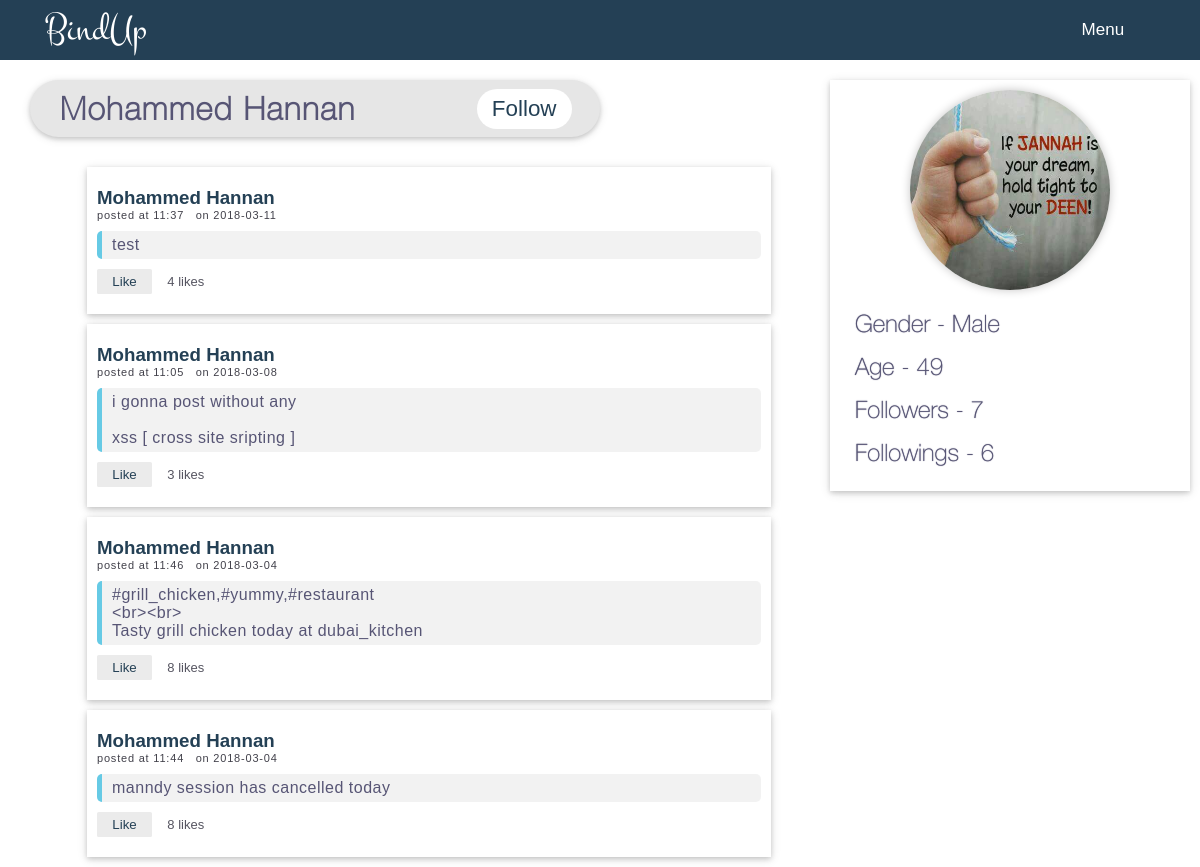
The page /profile.php?id=15 on the database its author committed.
### tables this page shows
CREATE TABLE `users` (
  `id` int(11) UNSIGNED NOT NULL,
  `fname` varchar(15) NOT NULL,
  `lname` varchar(15) NOT NULL,
  `dob` date NOT NULL,
  `gender` varchar(6) NOT NULL,
  `ph_num` int(11) NOT NULL,
  `email` varchar(40) NOT NULL,
  `password` varchar(64) NOT NULL,
  `img` varchar(255) DEFAULT NULL,
  `created_at` datetime NOT NULL
);

CREATE TABLE `posts` (
  `id` int(11) UNSIGNED NOT NULL,
  `post_body` varchar(5000) NOT NULL,
  `posted_at` datetime NOT NULL,
  `user_id` int(11) NOT NULL,
  `likes` int(10) UNSIGNED NOT NULL DEFAULT '0'
);

### classes/DB.php (called while the page is built)
<?php
class DB {
   private static function connect(){
      $con = new PDO('mysql:host=127.0.0.1;dbname=bindup;charset=utf8' , 'root' , 'dvssa');
      return $con;
   }
   public static function query($query,$params=array()){
      $stmt = self::connect()->prepare($query);
      $stmt->execute($params);
      if(explode(' ',$query)[0]=='SELECT'){
         $data = $stmt->fetchAll();
         return $data;
      }
      return $stmt->rowCount();
   }
}
?>

### profile.php (the view, shortened to what this page needs)
<?php
require 'classes/DB.php';
require 'classes/Login.php';
if(isset($_GET['id'])){
	if(@$user = DB::query("SELECT * FROM users WHERE id=:id",array(':id'=>$_GET['id']))[0]){
		if(Login::isLoggedIn()['id'] == $user['id']){
			loggedin_user_profile();
		} else{
			$logged_user = Login::isLoggedIn();
			if(!DB::query("SELECT * FROM followers
				WHERE user_id=:user_id AND follower_id=:follower_id",
				array(':user_id'=>$user['id'],':follower_id'=>$logged_user['id']))){
				$follow = "Follow";
			}
			else {
				$follow = "Unfollow";
			}
		}
	}else{
		error_msg();
	}
}
$logged_user = Login::isLoggedIn();
$followers = DB::query('SELECT * FROM followers WHERE user_id=:user_id',array(':user_id'=>$user['id']));
$followings = DB::query('SELECT * FROM followers WHERE follower_id=:user_id',array(':user_id'=>$user['id']));
?>
<!DOCTYPE html>
<html lang="en">
<head>
	<link rel="stylesheet" href="css/profile.css">
	<link rel="stylesheet" href="css/helvatica.css">
	<link rel="stylesheet" href="fonts/montez.css">
	<link rel="stylesheet" href="css/font-awesome.css">
</head>
<body>
<div class="wrap">
	<div class="header">
		<header><a href="/">BindUp</a></header>
		<ul class="nav">
			<li class="menu" > Menu
			</li>
		</ul>
	</div>
	<div class="profile">
		<div class="about clearfix">
			<div class="pro-img">
				<img src="./images/<?php echo $user['img'] ?>" alt="Profile Picture">
			</div>
			<div class="pro-details">
				<div class="info">Gender - <?php echo $user['gender'] ?></div>
				<div class="info">Age - <?php echo date('Y-m-d')-$user['dob']; ?></div>
				<div class="info">Followers - <?php echo count($followers); ?></div>
				<div class="info">Followings - <?php echo count($followings); ?></div>
			</div>
		</div>
		<div class="abt-usr">
			<div class="ufn clearfix">
				<div class="ufn-bar">
				<?php
				echo $user['fname']." ".$user['lname'];
				if($logged_user['id'] != $user['id']):
					echo '<input type="button" class="flow '.$follow.'" data-uid="'.$user['id'].'" value="'.$follow.'" >';
				endif;
			?>
				</div>
			</div>
		</div>
		<div class="posts-blk">
			<div class="posts">
				<?php
				if($all_posts = DB::query("SELECT * FROM posts WHERE user_id=:user_id ORDER BY id DESC ",array(':user_id'=>$user['id']))){
					foreach($all_posts as $post){
						$date = explode(' ' , $post['posted_at']);
						$time = explode(':' , $date[1]);
						$like = DB::query("SELECT * fROM post_likes WHERE post_id=:post_id AND liker_id=:liker_id",array(':post_id'=>$post['id'],':liker_id'=>$logged_user['id'])) ? 'Liked' : 'Like' ;
						$like_class = DB::query("SELECT * fROM post_likes WHERE post_id=:post_id AND liker_id=:liker_id",array(':post_id'=>$post['id'],':liker_id'=>$logged_user['id'])) ? 'lkd' : 'lk' ;
						echo "
						<div class='post clearfix'>
							<div class='user'>
								<h3><a href='profile.php?id=".$post['user_id']."' >".$user['fname']." ".$user['lname']."</a></h3>
								<div class='time'>posted at ".$time[0].":".$time[1]."&nbsp;&nbsp; on  ".$date[0]."</div>
							</div>
							<div class='cont'><pre>".htmlspecialchars($post['post_body'])."</pre></div>
							<div class='ops'>
								<input type='button' data-pid='".$post['id']."' value='$like' class='like-btn $like_class'>
								<span class='pl'>&nbsp;&nbsp;
									<span class='lc'>".$post['likes']."</span> likes
								</span>
							</div>
						</div>
						";
					}
				} else{
					echo '<div class="post none clearfix">
								NO POSTS YET
							</div>';
				}
				?>
			</div>
		</div>
	</div>
</div>
</body>
</html>

### css/profile.css (style rules this page uses)
* { font-family:sans-serif,serif ; margin:0; padding:0; box-sizing: border-box; outline:none; }
html { height:0; }
body { width:100%; overflow-x:hidden; }
div.wrap { width: inherit;min-height:100vh;position: absolute; }
div.clearfix { box-shadow:0 2px 5px 0 rgba(0,0,0,0.16), 0 2px 10px 0 rgba(0,0,0,0.12); }
div.header { padding:10px 3.74%; height:60px; width:inherit; background:#244055; position: fixed; top:0; z-index:30; }
div.header header { font-size:40px; padding:5px 0; float:left; position: relative; top:-12px; }
div.header header > a { font-family: montez; color:white; text-decoration:none; }
div.header > ul.nav { list-style-type: none; }
div.header > ul.nav li { float:right; font-size: 17px; margin:5px 0.99%; color:white; text-decoration: none; padding:5px; border-radius:2px; transition: all 0.2s; position: relative; }
div.header > ul.nav li.menu { padding-right: 20px; }
div.header > ul.nav > li.menu , div.header > div.sub-menu , span.menu-down { z-index:997; }
.profile { margin:20px 0; padding:30px; position: relative; top:10px; }
.abt-usr { margin:10px 0; padding:10px 0; width:100%; position: relative; top:0px; z-index: 10; transition:all 0.1s; }
.abt-usr .ufn { width:50%; background:rgba(230,230,230,1); padding:10px 30px; border-radius:50px; position: relative; }
.abt-usr .ufn-bar { font-family: HelveticaNeueW01-Thin,sans-serif; font-size: 2em; font-weight: 600; letter-spacing: 1.5px; color:#575575; display: inline; }
.abt-usr .ufn .flow { transition: all .3s; padding:7px 15px; border:none; border-radius:30px; font-size: .7em; position: absolute; top:50%; right:5%; transform: translateY(-50%); cursor: pointer; }
.Follow { background:white; color:#244055; }
.about { position: fixed; right:0; top:80px; width:30%; margin:0 10px; padding:10px; }
.about img { width:200px; height:200px; border-radius:50%; position: relative; left:50%; transform: translateX(-50%); box-shadow: 0 0 10px #c6c5c5; }
.about .pro-details { font-size: 1.5em; color:#575575; }
.about .pro-details .info { font-family:HelveticaNeueW01-Thin,sans-serif; text-shadow: 0 0 1px #575575; margin:15px; }
.posts-blk { position: relative; left:5%; width:60%; float:left; }
.like-btn { padding:3px 10px; margin:10px 0; }
.post { margin:10px 0; padding:10px; background:rgba(255,255,255,0.9); }
.post .user { margin:10px 0; }
.post .user h3 a { text-decoration: none; color:#244055; }
.post .user .time { font-size: 11px; color:#41404a; letter-spacing: .8px; }
.post .cont { background:rgba(0,0,0,0.05); color:#575575; letter-spacing:.5px; padding:5px 5px 5px 10px; border-left:5px solid rgba(102, 202, 229, 1); border-radius:5px; }
.post .ops .like-btn { border:none; width:55px; padding:5px 0; border-radius:1.5px; cursor:pointer; transition:all 0.15s; }
.post .ops .lk { background:rgba(0,0,0,0.08); color:#244055; }
.post .ops .pl { color:#565561; font-size:13px; }

### rows shown on the page
users: img (picture), gender "Male", fname "Mohammed", lname "Hannan"
posts: user.fname "Mohammed", user.lname "Hannan", posted_at "11", posted_at "37", posted_at "2018-03-11", post_body "test", likes "4"
posts: user.fname "Mohammed", user.lname "Hannan", posted_at "11", posted_at "05", posted_at "2018-03-08", post_body "i gonna post without any xss [ cross site sripting ]", likes "3"
posts: user.fname "Mohammed", user.lname "Hannan", posted_at "11", posted_at "46", posted_at "2018-03-04", post_body "#grill_chicken,#yummy,#restaurant <br><br> Tasty grill chicken today at dubai_kitchen", likes "8"
posts: user.fname "Mohammed", user.lname "Hannan", posted_at "11", posted_at "44", posted_at "2018-03-04", post_body "manndy session has cancelled today", likes "8"

### other values the page prints
count($followers) "7"
count($followings) "6"
